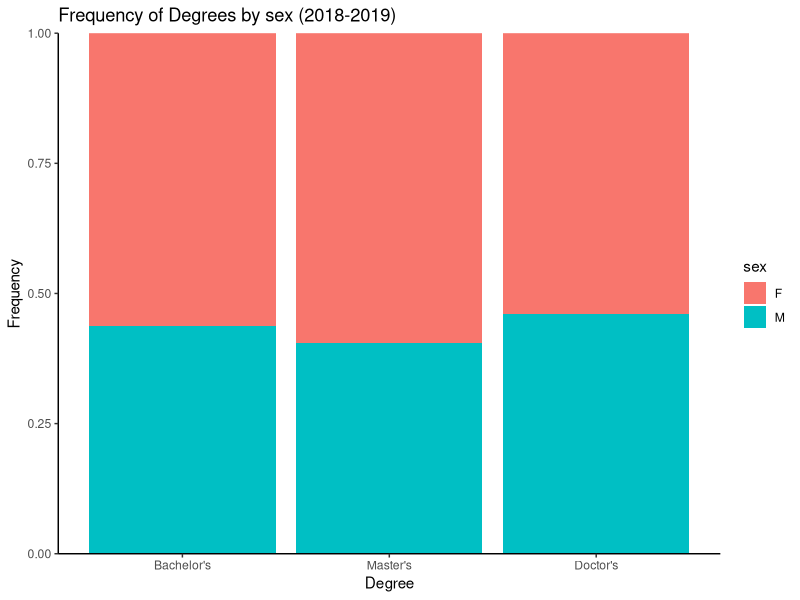
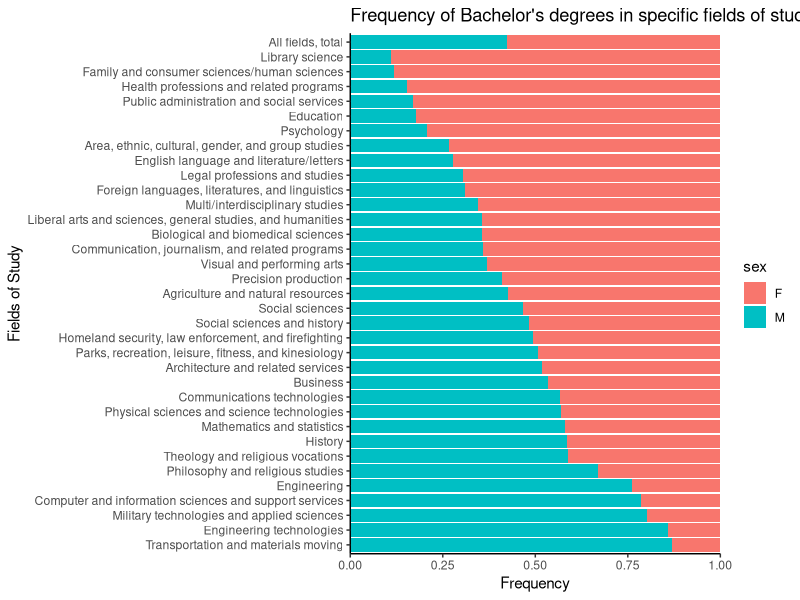
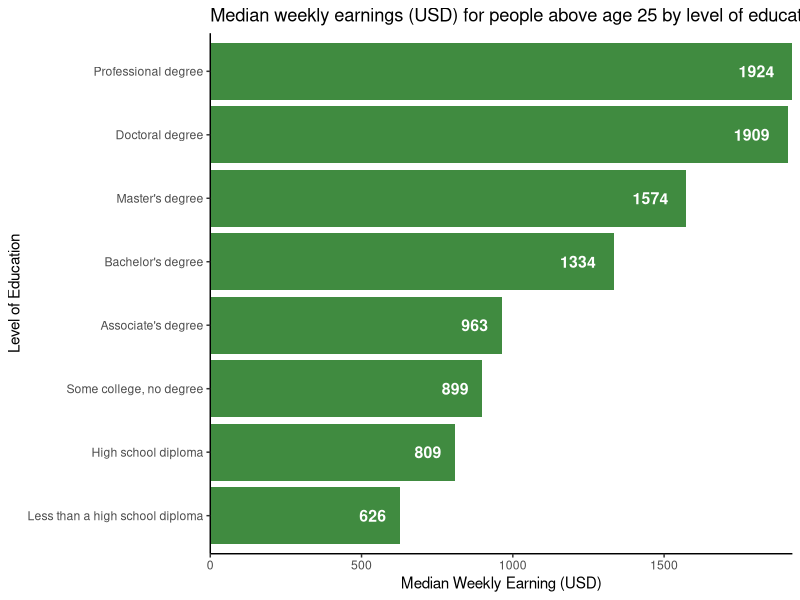
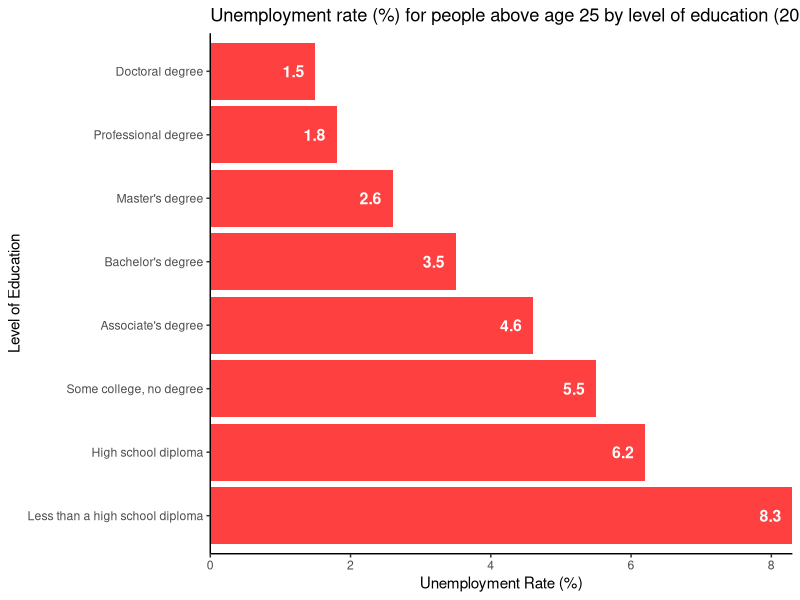
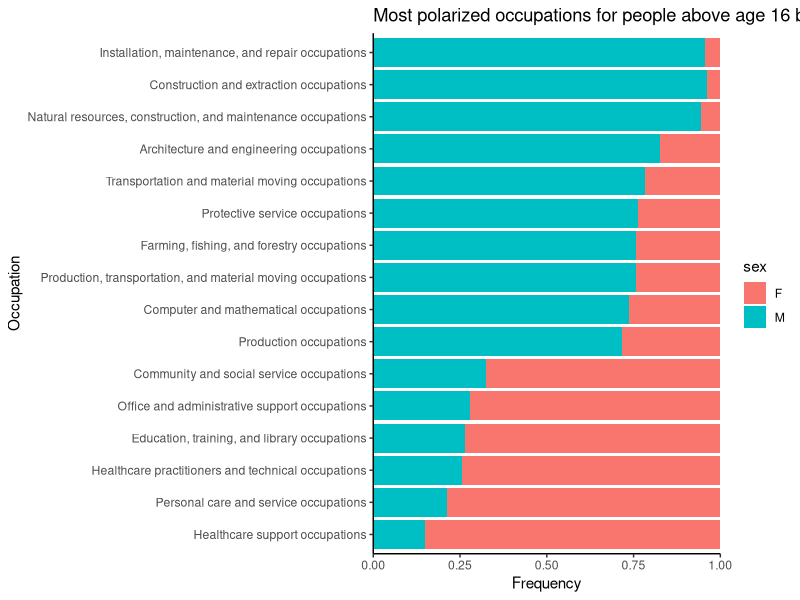
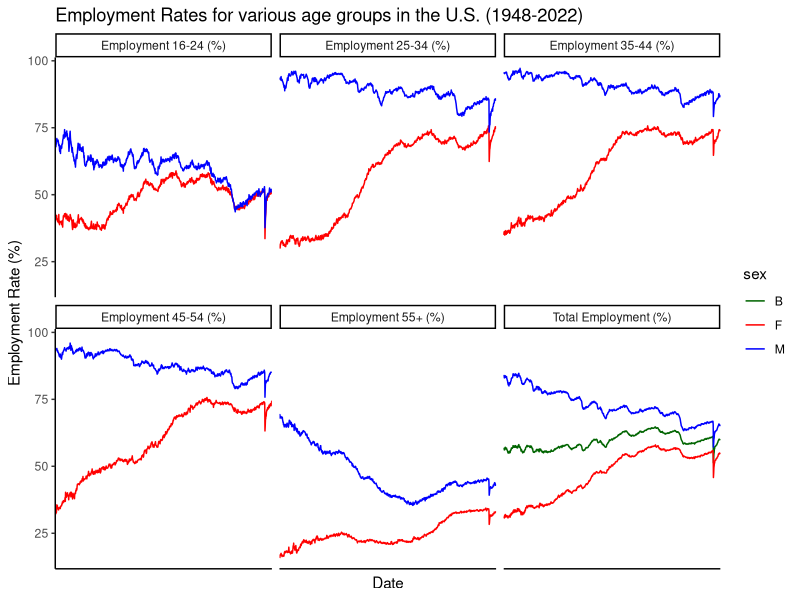
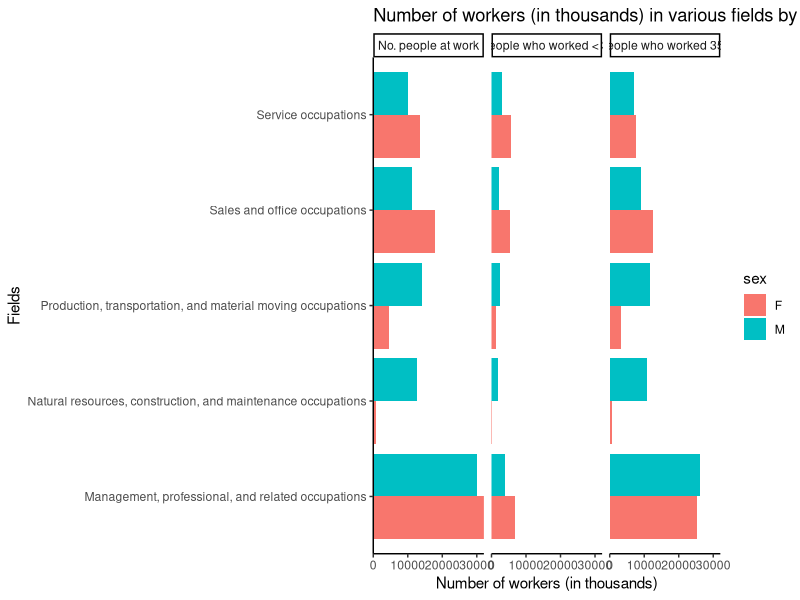
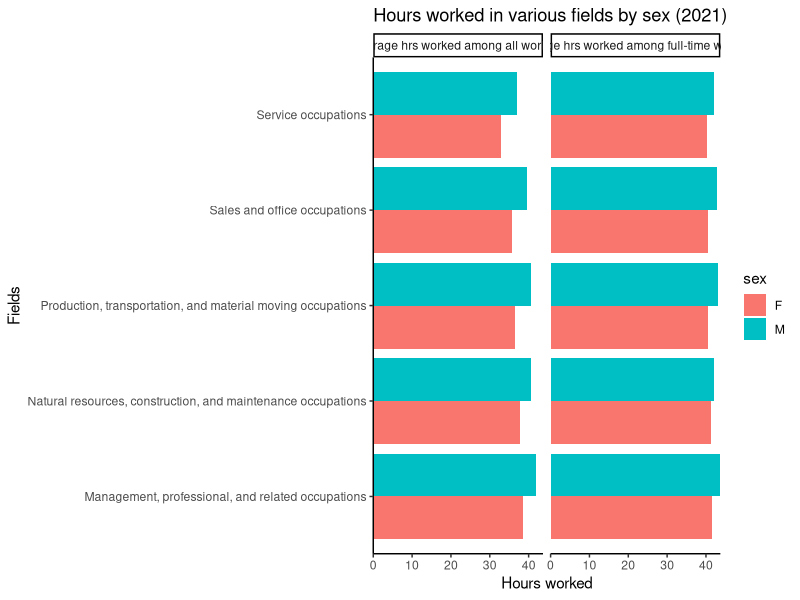

Recreate these plots in R, in order. (Note: this script raises an error after producing the figures.)
library(tidyverse)
library(ggplot2)
library(scales)

## NCES DATA
df <- read.csv('../../data/01-modified-data/degrees_(by_sex_and_by_field)_final.csv')
df <- df %>% group_by(Measure, sex) %>% summarize(count=sum(Value)) %>% filter(sex=='M' | sex=='F')
level_order <- c("Bachelor's", "Master's", "Doctor's")
ggplot(df, aes(fill=sex, x=factor(Measure, level=level_order), y=count)) + 
        geom_bar(position='fill', stat='identity') + 
        scale_y_continuous(expand = c(0,0)) +
        ggtitle("Frequency of Degrees by sex (2018-2019)") +
        xlab('Degree') + 
        ylab('Frequency') + 
        theme_classic()

df <- read.csv('../../data/01-modified-data/counts_(by_sex_and_by_field)_final.csv')
level_order <- c("Transportation and materials moving", "Engineering technologies", 
                 "Military technologies and applied sciences",  
                 "Computer and information sciences and support services", 
                 "Engineering", "Philosophy and religious studies", 
                 "Theology and religious vocations", "History", "Mathematics and statistics", 
                 "Physical sciences and science technologies",  "Communications technologies", 
                 "Business", "Architecture and related services", 
                 "Parks, recreation, leisure, fitness, and kinesiology", 
                 "Homeland security, law enforcement, and firefighting",
                 "Social sciences and history", "Social sciences", 
                 "Agriculture and natural resources", "Precision production", 
                 "Visual and performing arts", "Communication, journalism, and related programs", 
                 "Biological and biomedical sciences", 
                 "Liberal arts and sciences, general studies, and humanities", 
                 "Multi/interdisciplinary studies", "Foreign languages, literatures, and linguistics", 
                 "Legal professions and studies", "English language and literature/letters", 
                 "Area, ethnic, cultural, gender, and group studies", "Psychology", 
                 "Education", "Public administration and social services", 
                 "Health professions and related programs", "Family and consumer sciences/human sciences", 
                 "Library science", "All fields, total")
ggplot(df, aes(fill=sex, x=factor(Occupations, level=level_order), y=Value)) + 
        geom_bar(position='fill', stat='identity') + 
        scale_y_continuous(expand = c(0,0)) +
        coord_flip() +
        ggtitle("Frequency of Bachelor's degrees in specific fields of study by sex (2019-2020)") +
        xlab('Fields of Study') + 
        ylab('Frequency') + 
        theme_classic()

## BLS DIRECT DATA ##
df <- read.csv('../../data/01-modified-data/earnings_and_unemployment_rates_(by_educational_attainment)_final.csv')
ggplot(df[1:8,], aes(x=reorder(Educational.attainment, Value), y=Value)) + 
        geom_bar(stat='identity', position=position_dodge(), alpha=0.75, fill='darkgreen') + 
        scale_y_continuous(expand = c(0,0)) +
        coord_flip() +
        geom_text(aes(label=Value), fontface="bold", vjust=0.5, hjust=1.5, color="white", size=4) +
        ggtitle("Median weekly earnings (USD) for people above age 25 by level of education (2021)") +
        xlab('Level of Education') + 
        ylab('Median Weekly Earning (USD)') + 
        theme_classic()
ggplot(df[9:16,], aes(x=reorder(Educational.attainment, -Value), y=Value)) + 
        geom_bar(stat='identity', position=position_dodge(), alpha=0.75, fill='red') + 
        scale_y_continuous(expand = c(0,0)) +
        coord_flip() +
        geom_text(aes(label=Value), fontface="bold", vjust=0.5, hjust=1.5, color="white", size=4) +
        ggtitle("Unemployment rate (%) for people above age 25 by level of education (2021)") +
        xlab('Level of Education') + 
        ylab('Unemployment Rate (%)') + 
        theme_classic()

df <- read.csv('../../data/01-modified-data/employment_(by_occupation_and_by_sex)_final.csv')
df <- df %>% filter(sex=='M' | sex=='F')
dfm <- df[df$sex=='M',]
dff <- df[df$sex=='F',]
level_order <- c("Healthcare support occupations" ,
                 "Personal care and service occupations", "Healthcare practitioners and technical occupations", 
                 "Education, training, and library occupations", "Office and administrative support occupations", 
                 "Community and social service occupations", "Production occupations", "Computer and mathematical occupations", 
                 "Production, transportation, and material moving occupations", "Farming, fishing, and forestry occupations", 
                 "Protective service occupations", "Transportation and material moving occupations", 
                 "Architecture and engineering occupations", "Natural resources, construction, and maintenance occupations", 
                 "Construction and extraction occupations", "Installation, maintenance, and repair occupations")
ggplot(df[abs(dfm$Value - dff$Value) > 33,], aes(fill=sex, x=factor(Occupation, level=level_order), y=Value)) +
        geom_bar(position='fill', stat='identity') +
        scale_y_continuous(expand = c(0,0)) +
        coord_flip() +
        ggtitle("Most polarized occupations for people above age 16 by sex (2021)") +
        xlab('Occupation') + 
        ylab('Frequency') + 
        theme_classic()

df <- read.csv('../../data/01-modified-data/employmentRates_final.csv')
ggplot(df, aes(x=date, y=Value, group=sex, color=sex)) +
        geom_line() +
        ggtitle("Employment Rates for various age groups in the U.S. (1948-2022)") +
        xlab('Date') + 
        ylab('Employment Rate (%)') + 
        scale_color_manual(values=c('darkgreen', 'red', 'blue')) +
        theme_classic() +
        theme(axis.ticks.x=element_blank(),
              axis.text.x=element_blank()) +
        facet_wrap(~Measure)

df <- read.csv('../../data/01-modified-data/hours_worked_(by_sex_and_by_occupation)_final.csv')
df1 <- df[df$Measure=="No. people at work" | df$Measure=='No. people who worked < 35hrs' | df$Measure=='No. people who worked 35+ hrs',] %>%
        filter(!row_number() %in% c(1, 7, 13, 19, 25, 31, 37, 43, 49, 55, 61, 67, 73, 79, 85)) %>% 
        mutate(Value = Value / 1000)
df2 <- df[df$Measure=="Average hrs worked among all workers" | df$Measure=='Average hrs worked among full-time workers',] %>%
        filter(!row_number() %in% c(1, 7, 13, 19, 25, 31, 37, 43, 49, 55, 61, 67, 73, 79, 85))
ggplot(df1[df1$sex=='M' | df1$sex=='F',], aes(fill=sex, x=Category, y=Value)) + 
        geom_bar(position='dodge', stat='identity') + 
        scale_y_continuous(expand = c(0,0)) +
        coord_flip() +
        ggtitle("Number of workers (in thousands) in various fields by sex (2021)") +
        xlab('Fields') + 
        ylab('Number of workers (in thousands)') + 
        theme_classic() +
        facet_wrap(~Measure)
ggplot(df2[df2$sex=='M' | df2$sex=='F',], aes(fill=sex, x=Category, y=Value)) + 
        geom_bar(position='dodge', stat='identity') + 
        scale_y_continuous(expand = c(0,0)) +
        coord_flip() +
        ggtitle("Hours worked in various fields by sex (2021)") +
        xlab('Fields') + 
        ylab('Hours worked') + 
        theme_classic() +
        facet_wrap(~Measure)
df2[df2$sex=='M',]$Value - df2[df2$sex=='F',]$Value

df <- read.csv('../../data/01-modified-data/wages_(by_occupation_may_2021)_final.csv')
ggplot(df[df$Measure=='Mean Annual Wage',], aes(fill=Occupation, x=Occupation, y=Value)) + 
        geom_bar(position='dodge', stat='identity') + 
        scale_y_continuous(expand = c(0,0)) +
        coord_flip() +
        ggtitle("Mean annual wage (USD) in various fields (May 2021)") +
        xlab('Fields') + 
        ylab('Mean Annual Wage (USD)') + 
        theme_classic() +
        theme(legend.position="none")
df[df$Measure=='Mean Annual Wage',] %>% arrange(desc(Value))

## CAWP DATA ##
df <- read.csv('../../data/01-modified-data/percent_us_women_in_gov_final.csv')
ggplot(df, aes(x=Year, y=Value)) +
        geom_line() +
        ggtitle("Female representation (%) in the U.S. government (1965-2021)") +
        xlab('Year') + 
        ylab('Female Representation (%)') + 
        theme_classic() +
        facet_wrap(~Measure)
df[df$Year=='2021',]

## CB DATA ##
df <- read.csv('../../data/01-modified-data/Percentage-of-the-us-population-with-a-college-degree-by-gender-1940-2021.csv')
ggplot(df, aes(x=Year, y=Value, group=Measure, color=Measure)) +
        geom_line(size=1.5) +
        ggtitle("Percentage of college degree holders in the U.S. by sex (1940-2021)") +
        xlab('Date') + 
        ylab('Percentage of college degree holders (%)') + 
        scale_color_manual(values=c('blue', 'red')) +
        theme_classic()
df[df$Value[df$Measure=='Men with a college degree in the U.S. (%)'] < df$Value[df$Measure=='Women with a college degree in the U.S. (%)'],]

df <- read.csv('../../data/01-modified-data/School_Completion_(by_Age_and_Sex)_from_1940_to_2021_final.csv')
df$Value <- df$Value / 1000
ggplot(filter(df, grepl("0-4 years of education", Measure)), aes(x=Year, y=Value, group=sex, color=sex)) +
        geom_line() +
        ggtitle("Number of people (in thousands) by sex and by age group who have completed 0-4 years of education (1940-2021)") +
        xlab('Year') + 
        ylab('Number of people (in thousands)') + 
        scale_color_manual(values=c('red', 'blue')) +
        theme_classic() +
        facet_wrap(~Measure)
ggplot(filter(df, grepl("5-8 years of education", Measure)), aes(x=Year, y=Value, group=sex, color=sex)) +
        geom_line() +
        ggtitle("Number of people (in thousands) by sex and by age group who have completed 5-8 years of education (1940-2021)") +
        xlab('Year') + 
        ylab('Number of people (in thousands)') + 
        scale_color_manual(values=c('red', 'blue')) +
        theme_classic() +
        facet_wrap(~Measure)
ggplot(filter(df, grepl("9-11 years of education", Measure)), aes(x=Year, y=Value, group=sex, color=sex)) +
        geom_line() +
        ggtitle("Number of people (in thousands) by sex and by age group who have completed 9-11 years of education (1940-2021)") +
        xlab('Year') + 
        ylab('Number of people (in thousands)') + 
        scale_color_manual(values=c('red', 'blue')) +
        theme_classic() +
        facet_wrap(~Measure)
ggplot(filter(df, grepl("12 years of education", Measure)), aes(x=Year, y=Value, group=sex, color=sex)) +
        geom_line() +
        ggtitle("Number of people (in thousands) by sex and by age group who have completed 12 years of education (1940-2021)") +
        xlab('Year') + 
        ylab('Number of people (in thousands)') + 
        scale_color_manual(values=c('red', 'blue')) +
        theme_classic() +
        facet_wrap(~Measure)
ggplot(filter(df, grepl("13-15 years of education", Measure)), aes(x=Year, y=Value, group=sex, color=sex)) +
        geom_line() +
        ggtitle("Number of people (in thousands) by sex and by age group who have completed 13-15 years of education (1940-2021)") +
        xlab('Year') + 
        ylab('Number of people (in thousands)') + 
        scale_color_manual(values=c('red', 'blue')) +
        theme_classic() +
        facet_wrap(~Measure)
ggplot(filter(df, grepl("16", Measure)), aes(x=Year, y=Value, group=sex, color=sex)) +
        geom_line() +
        ggtitle("Number of people (in thousands) by sex and by age group who have completed 16+ years of education (1940-2021)") +
        xlab('Year') + 
        ylab('Number of people (in thousands)') + 
        scale_color_manual(values=c('red', 'blue')) +
        theme_classic() +
        facet_wrap(~Measure)